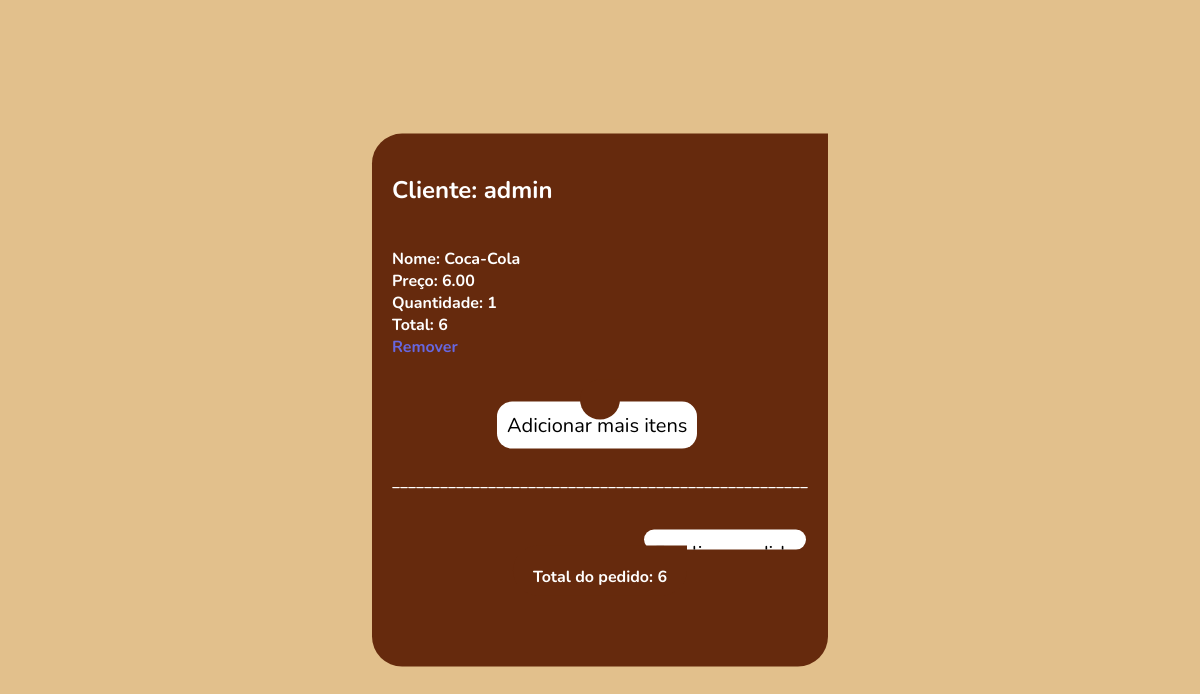
/carrinho.php?add=carrinho&id=4 (signed in), run on the app's committed database.
### tables this page shows
CREATE TABLE `produto` (
  `id` int(11) NOT NULL,
  `nome` varchar(50) DEFAULT NULL,
  `descricao` varchar(255) DEFAULT NULL,
  `tipo` varchar(50) DEFAULT NULL,
  `imagem` varchar(50) DEFAULT NULL,
  `valor` decimal(8,2) DEFAULT NULL
);

### carrinho.php (the view, shortened to what this page needs)
<!DOCTYPE html>
<html lang="pt-br">
<head>
    <link rel="stylesheet" href="carrinho.css">
</head>
<body>
<div>
<?php
include("conexao.php");
if(isset($_GET['add']) && $_GET['add']=="carrinho")
{
    $idProduto=$_GET['id'];
}
if(count($_SESSION['itens'])==0){
    echo 'carrinho vazio<br>';
    echo '<a href="index.php">Adicionar itens</a>';
}else{
$totalgeral=0;
echo '<h2>Cliente: ' . $_SESSION['email'].'</h2><br>';
    foreach($_SESSION['itens'] as $idProduto=>$quantidade)
    {
    $select=$conexao->prepare("select * from produto where id=?");
    $select->bindParam(1,$idProduto);
    $select->execute();
    $produto=$select->fetchAll();
    $total=$quantidade * $produto[0]["valor"];
   echo 'Nome: '.$produto[0]["nome"].'<br>';
   echo 'Preço: '.$produto[0]["valor"].'<br>';
   echo 'Quantidade: '.$quantidade.'<br>';
   echo 'Total: '.$total.'<br>';
   echo '<a id="remover" href="remover.php?remover=carrinho&id='.$idProduto.'">Remover</a><br>';
   echo '<form>
   <br><br><input class="btn" type="button" value="Adicionar mais itens" onClick="history.go(-1)" style="margin-left: 105px;"><br><br>
   </form>';
   echo '____________________________________________________<br>';
   $totalgeral=$totalgeral+$total;
}
?>
<div class="ttlP">
</div>
<?php
echo '<br><br><br><br><br><br><br><form method="post" action="finalizar.php">';
echo '<input class="btn" id="fnl" type="submit" value="Finalizar pedido" style="margin-left: 125px;">';
echo '</form>';
echo '<div style="position: absolute;    top: 82%;    left: 50%;    transform: translate(-50%, -50%); height: 10px;">';
echo "Total do pedido: " .$totalgeral."<br><br>";
echo '</div>';
}
?>
</div>
</body>
</html>

### carrinho.css (style rules this page uses)
body { margin: 0; background-color: rgb(226, 192, 140); }
div { position: absolute; top: 50%; left: 50%; transform: translate(-50%, -50%); color: white; font-family: 'Nunito'; font-weight: bold; border: none; padding: 20px; background-color: rgb(102, 42, 13); border-radius: 30px 0 30px 30px; }
.btn { border: none; background-color: white; font-family: 'Nunito'; font-size: 20px; color: black; margin-left: 20%; border-radius: 15px; padding: 10px; }
#fnl { margin-left: 100px; height: 10px; position: absolute; bottom: 20%; left: 50%; transform: translate(-50%, -50%); }
#remover { text-decoration: none; color: rgb(103, 103, 223); }

### data on the page
produto: nome "Coca-Cola", valor "6.00", quantidade "1", valor "6"

### other printed values
$_SESSION['email'] "admin"
$totalgeral "6"
